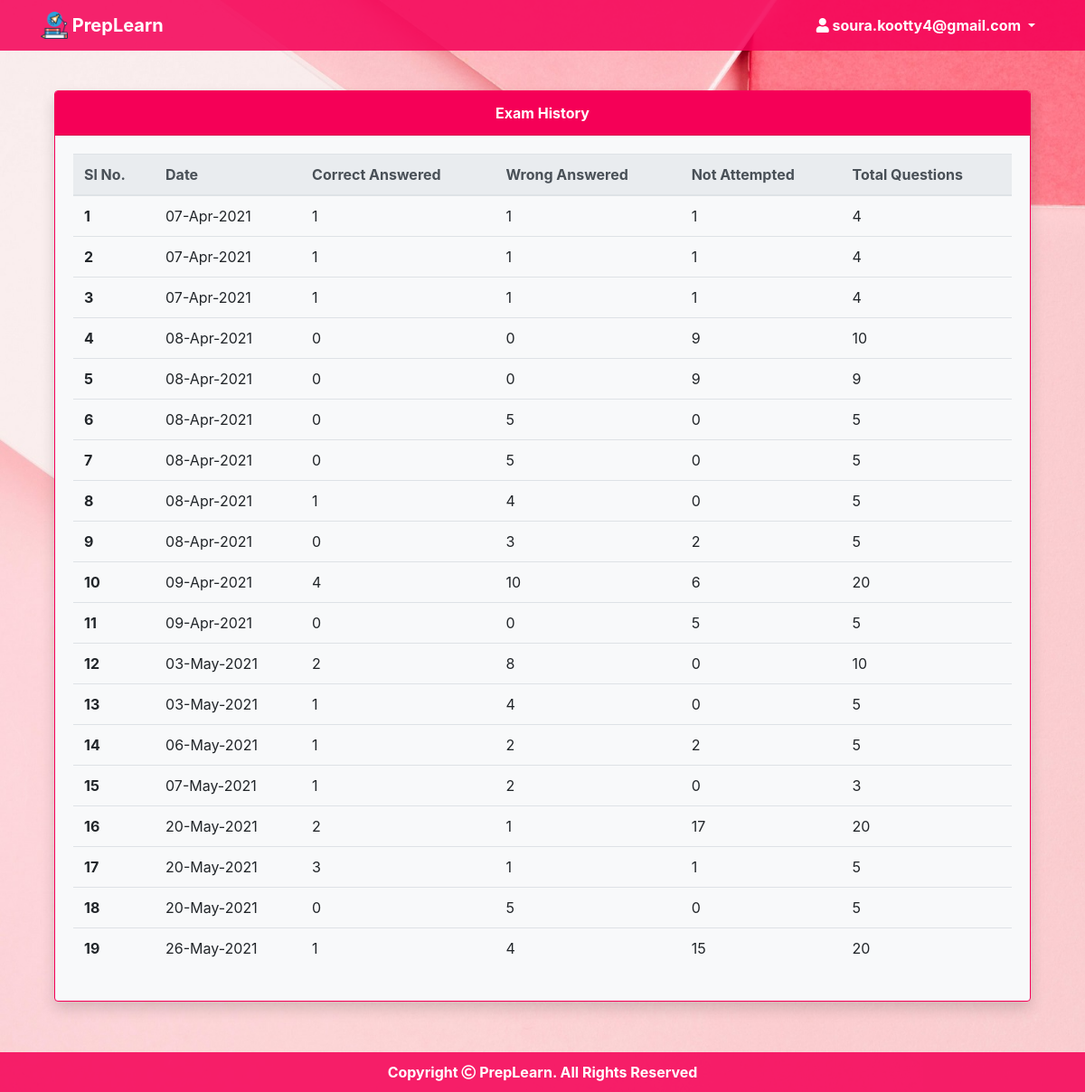
/examhistory.php (signed in), run on the app's committed database.
### tables this page shows
CREATE TABLE `preplearn_exam_history` (
  `history_id` int(11) NOT NULL,
  `email` varchar(100) NOT NULL,
  `date` date NOT NULL,
  `correct` int(11) NOT NULL,
  `wrong` int(11) NOT NULL,
  `not_attempted` int(11) NOT NULL,
  `count_questions` int(11) NOT NULL
);

### examhistory.php (the view, shortened to what this page needs)
<?php
	require "php/conn.php";
    $email=$_SESSION["email"];
	$sql = "SELECT * FROM preplearn_exam_history WHERE email='$email'";
	$result = $conn->query($sql);
?>
<html>
<head>
	<?php require "php/head.php"; ?>
</head>
<body>
	<?php  require "php/nav.php"; ?>
	<div class="container">
		<div class="row" style="margin: 100px 0;">
			<div class="col-12">
				<div class="card bg-light border-pink font-weight-bold shadow">
  					<div class="card-header bg-pink text-center text-white">Exam History</div>
  					<div class="card-body">
                        <table class="table">
                            <thead class="thead-light">
                                <tr>
                                    <th scope="col">Sl No.</th>
                                    <th scope="col">Date</th>
                                    <th scope="col">Correct Answered</th>
                                    <th scope="col">Wrong Answered</th>
                                    <th scope="col">Not Attempted</th>
                                    <th scope="col">Total Questions</th>
                                </tr>
                            </thead>
                            <tbody>
                                <?php
                                    $i=1;
                                    while($row = $result->fetch_assoc()){
                                ?>
                                <tr>
                                    <th scope="row"><?php echo $i; ?></th>
                                    <td><?php echo date("d-M-Y",strtotime($row["date"])); ?></td>
                                    <td><?php echo $row["correct"]; ?></td>
                                    <td><?php echo $row["wrong"]; ?></td>
                                    <td><?php echo $row["not_attempted"]; ?></td>
                                    <td><?php echo $row["count_questions"]; ?></td>
                                </tr>
                                <?php
                                    $i++;
                                    }
                                ?>
                            </tbody>
                        </table>
  					</div>
				</div>
			</div>
		</div>
	</div>
	<?php  require "php/footer.php"; ?>
</body>
</html>

### css/style.css (style rules this page uses)
.bg-pink { background-color: #f50057; }
.border-pink { border-color: #f50057; }

### examhistory.php (style rules this page uses)
body { background: url(background/imghome.jpg) fixed; background-size: cover; background-color: white; }

### data on the page
preplearn_exam_history: date "07-Apr-2021", correct "1", wrong "1", not_attempted "1", count_questions "4"
preplearn_exam_history: date "07-Apr-2021", correct "1", wrong "1", not_attempted "1", count_questions "4"
preplearn_exam_history: date "07-Apr-2021", correct "1", wrong "1", not_attempted "1", count_questions "4"
preplearn_exam_history: date "08-Apr-2021", correct "0", wrong "0", not_attempted "9", count_questions "10"
preplearn_exam_history: date "08-Apr-2021", correct "0", wrong "0", not_attempted "9", count_questions "9"
preplearn_exam_history: date "08-Apr-2021", correct "0", wrong "5", not_attempted "0", count_questions "5"
preplearn_exam_history: date "08-Apr-2021", correct "0", wrong "5", not_attempted "0", count_questions "5"
preplearn_exam_history: date "08-Apr-2021", correct "1", wrong "4", not_attempted "0", count_questions "5"
preplearn_exam_history: date "08-Apr-2021", correct "0", wrong "3", not_attempted "2", count_questions "5"
preplearn_exam_history: date "09-Apr-2021", correct "4", wrong "10", not_attempted "6", count_questions "20"
preplearn_exam_history: date "09-Apr-2021", correct "0", wrong "0", not_attempted "5", count_questions "5"
preplearn_exam_history: date "03-May-2021", correct "2", wrong "8", not_attempted "0", count_questions "10"
preplearn_exam_history: date "03-May-2021", correct "1", wrong "4", not_attempted "0", count_questions "5"
preplearn_exam_history: date "06-May-2021", correct "1", wrong "2", not_attempted "2", count_questions "5"
preplearn_exam_history: date "07-May-2021", correct "1", wrong "2", not_attempted "0", count_questions "3"
preplearn_exam_history: date "20-May-2021", correct "2", wrong "1", not_attempted "17", count_questions "20"
preplearn_exam_history: date "20-May-2021", correct "3", wrong "1", not_attempted "1", count_questions "5"
preplearn_exam_history: date "20-May-2021", correct "0", wrong "5", not_attempted "0", count_questions "5"
preplearn_exam_history: date "26-May-2021", correct "1", wrong "4", not_attempted "15", count_questions "20"

### other printed values
$_SESSION["email"] "soura.kootty4@gmail.com"
